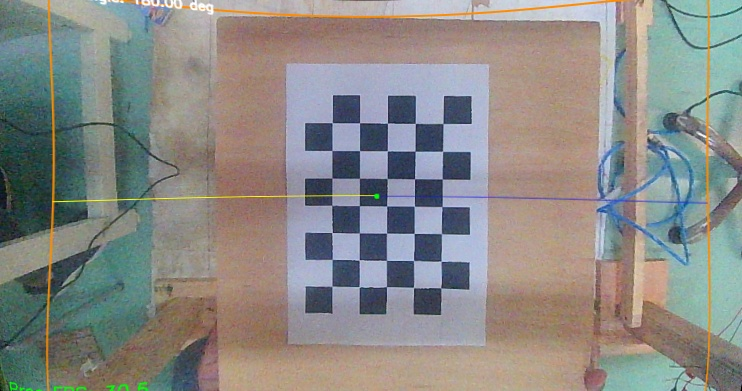
#> input picture calib-images/flat_view.jpg, 742 x 391 px, given in place of the camera
$ python pnp.py
#> lines starting #> are read from the running program, lines starting #| are printed output that depends on the picture; after the words box and inside, x2 and y2 are one past the last pixel; in counts of white or black regions, pixels touching at a corner belong together
### vision_pipeline.py
import cv2
import numpy as np
from vision_camera_config import VisionConfig

class VisionPipeline:
    def __init__(
        self,
        min_contour_area=VisionConfig.MIN_CONTOUR_AREA,
        upper_brightness_limit=VisionConfig.BLACK_BRIGHTNESS_LIMIT,
        target_colors=VisionConfig.TARGET_COLORS,
        debug=VisionConfig.DEBUG,
    ):
#> in capture_and_process, image is the input picture: shape (391, 742, 3); mean B, G, R 134.5, 137.8, 138.4
        self.min_contour_area = min_contour_area
        self.upper_brightness_limit = upper_brightness_limit
        self.target_colors = [c.lower() for c in target_colors]

        self.debug = debug  # >>> NEW: store debug flag

    # --- Homography Calibration Data ---
        # Pixels from your calibration frame
        pts_src = VisionConfig.PTS_SRC
        # Absolute Gantry MM positions
        pts_dst = VisionConfig.PTS_DST

        self.h_matrix, _ = cv2.findHomography(pts_src, pts_dst)

        # Output dimensions for the top-down view (matches your gantry workspace)
        # We will make the image 960x950 to match your mm workspace 1:1
        self.output_w = VisionConfig.OUTPUT_W
        self.output_h = VisionConfig.OUTPUT_H

    # ============================================================
    # >>> NEW: small helper to show images safely (gray or BGR)
    # ============================================================
    def _dbg_show(self, win_name, img, scale=1.0):
        """
        Shows intermediate images. Works for grayscale or BGR.
        """
        if not self.debug:
            return
        if img is None:
            return

        if len(img.shape) == 2:
            vis = cv2.cvtColor(img, cv2.COLOR_GRAY2BGR)
        else:
            vis = img.copy()

        if scale != 1.0:
            vis = cv2.resize(vis, (int(vis.shape[1] * scale), int(vis.shape[0] * scale)))

        cv2.imshow(win_name, vis)
    # ============================================================

    def get_top_down_view(self, img):
        """Warps the image to show the gantry workspace as a flat grid."""
        return cv2.warpPerspective(img, self.h_matrix, (self.output_w, self.output_h))

    # [19 lines left out: function get_real_world_coords, not called in this run]

    # ---------- Color masks for each color ----------
    def _get_color_masks(self, hsv_image):
        masks = {}

        if "brown" in self.target_colors:
            # Cardboard-like brown (tuned for your sample image)
            lower_brown = np.array([8,  40,  40], dtype=np.uint8)
            upper_brown = np.array([25, 255, 255], dtype=np.uint8)
            masks["brown"] = cv2.inRange(hsv_image, lower_brown, upper_brown)

        if "black" in self.target_colors:
            lower_black = np.array([0,   0,   0], dtype=np.uint8)
            upper_black = np.array([180, 255, self.upper_brightness_limit], dtype=np.uint8)
            masks["black"] = cv2.inRange(hsv_image, lower_black, upper_black)

        return masks
    # ------------------------------------------------


    # [113 lines left out: function _find_inner_opening_center, not called in this run]


    def process_vision(self, img):
        color_image = img.copy()
        print("--- Vision Pipeline Execution ---")

        # >>> NEW: show input frame
        self._dbg_show("DBG_0_input", color_image)

        hsv_image = cv2.cvtColor(color_image, cv2.COLOR_BGR2HSV)
        color_masks = self._get_color_masks(hsv_image)
#> color_masks = 2 items

        # >>> NEW: show raw masks (before morphology)
        if "brown" in color_masks:
            self._dbg_show("DBG_raw_brown_mask", color_masks["brown"])
        if "black" in color_masks:
            self._dbg_show("DBG_raw_black_mask", color_masks["black"])

        kernel = cv2.getStructuringElement(cv2.MORPH_RECT, (5, 5))
        output_image = color_image.copy()

        detections = []

        for color_name, mask in color_masks.items():
            # Stage 3: Morphological cleaning
            cleaned_mask = cv2.morphologyEx(mask, cv2.MORPH_CLOSE, kernel, iterations=2)
            cleaned_mask = cv2.morphologyEx(cleaned_mask, cv2.MORPH_OPEN, kernel, iterations=1)

            # >>> NEW: show cleaned masks per color
            self._dbg_show(f"DBG_cleaned_{color_name}_mask", cleaned_mask)

            # Stage 4: Contours
            contours, _ = cv2.findContours(cleaned_mask, cv2.RETR_EXTERNAL, cv2.CHAIN_APPROX_SIMPLE)
            if not contours:
                print(f"No contours found for {color_name}")
                continue

            largest_contour = max(contours, key=cv2.contourArea)
            area = cv2.contourArea(largest_contour)
            print(f"[{color_name}] Largest contour area: {area}")

            # if area < self.min_contour_area:
            if (area/ (1280 * 720)) * 100 < 25: # area threshold as percentage of image area
                print(f"[{color_name}] Contour too small, ignoring.")
                continue

            # Stage 5: minAreaRect on largest contour (outer box or MV)
            rect = cv2.minAreaRect(largest_contour)
            (cx_float, cy_float), (w, h), angle_raw = rect
            cx, cy = int(cx_float), int(cy_float)

            # =====================================================
            # >>> NEW: For brown, replace center with inner union bbox center
            # =====================================================
            inner_box_points = None
            # [11 lines of commented-out code are left out]
            angle_raw = abs(angle_raw)
            if w < h:
                dominant_angle = angle_raw + 90
            else:
                dominant_angle = angle_raw

            print(f"[{color_name}] Angle: {dominant_angle:.2f}°, W: {w:.2f}, H: {h:.2f}, X: {cx}, Y: {cy}")

            #Conversion to real-worlld coordinates
            real_x, real_y, real_angle = self.get_real_world_coords(cx, cy, dominant_angle)

            # Draw outer rectangle
            box = cv2.boxPoints(rect)
            box = np.intp(box)

            if color_name == "brown":
                rect_color = (0, 140, 255)
            elif color_name == "black":
                rect_color = (255, 255, 255)
            else:
                rect_color = (0, 0, 255)

            cv2.drawContours(output_image, [box], 0, rect_color, 2)

            # >>> NEW: draw union bbox for thermopols (green) + center (red)
            if color_name == "brown" and inner_box_points is not None:
                cv2.polylines(output_image, [inner_box_points], True, (0, 255, 0), 2)
                cv2.circle(output_image, (cx, cy), 7, (0, 0, 255), -1)

            # Draw orientation line (unchanged, still based on outer rect angle)
            line_length = int(max(w, h) // 2)
            orientation_rad = np.radians(dominant_angle)

            x_end = int(cx + line_length * np.cos(orientation_rad))
            x_start = int(cx - line_length * np.cos(orientation_rad))
            y_end = int(cy - line_length * np.sin(orientation_rad))
            y_start = int(cy + line_length * np.sin(orientation_rad))

            cv2.line(output_image, (x_start, y_start), (x_end, y_end), (0, 255, 255), 1)
            cv2.line(output_image, (cx, cy), (int(cx + line_length), cy), (255, 0, 0), 1, cv2.LINE_AA)
            cv2.circle(output_image, (cx, cy), 5, (0, 255, 0), -1)

            detections.append({
                "color": color_name,
                "angle": dominant_angle,
                "center": (cx, cy),
                "w": w,
                "h": h,
                "rect": rect,
                "box_points": box,
                "real_world": (real_x, real_y, real_angle)
            })

            print(f"[{color_name}] Real-World -> X: {real_x:.1f} mm, Y: {real_y:.1f} mm, Angle: {real_angle:.2f}°")
#> this loop made 2 passes
#> (color_name, area) on passes 1 to 2: ('brown', 160741.5), ('black', 1079.5)
#> (printed output is left out)
#> pass 1, in process_vision, `cleaned_mask = cv2.morphologyEx(mask, cv2.MORPH_CLOSE, kernel, iterati..`:
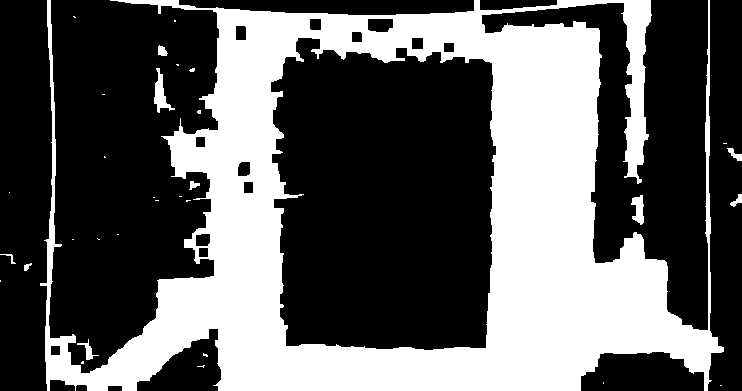
#> cleaned_mask: shape (391, 742); 37.2% white; 32 white regions (22 under 20 px), largest, box (x1, y1, x2, y2) and area: (40, 0, 724, 391) 106853, (154, 68, 175, 113) 356, (631, 195, 644, 225) 248
#> pass 1, in process_vision, `cleaned_mask = cv2.morphologyEx(cleaned_mask, cv2.MORPH_OPEN, kernel, ..`:
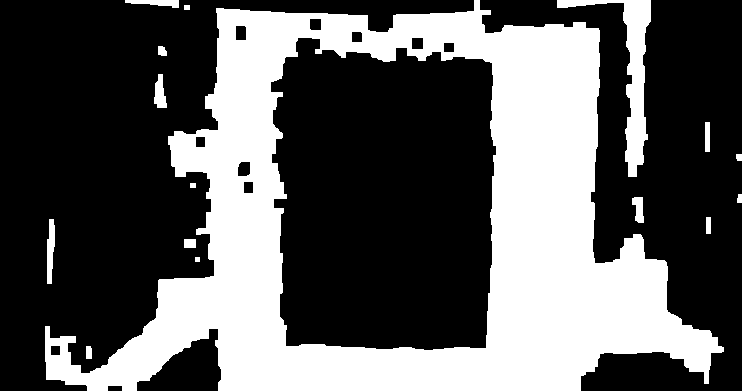
#> cleaned_mask: shape (391, 742); 36.1% white; 16 white regions, largest, box (x1, y1, x2, y2) and area: (45, 0, 724, 391) 99295, (557, 0, 651, 177) 3512, (47, 219, 55, 284) 390
#> pass 2, in process_vision, `cleaned_mask = cv2.morphologyEx(cleaned_mask, cv2.MORPH_OPEN, kernel, ..`:
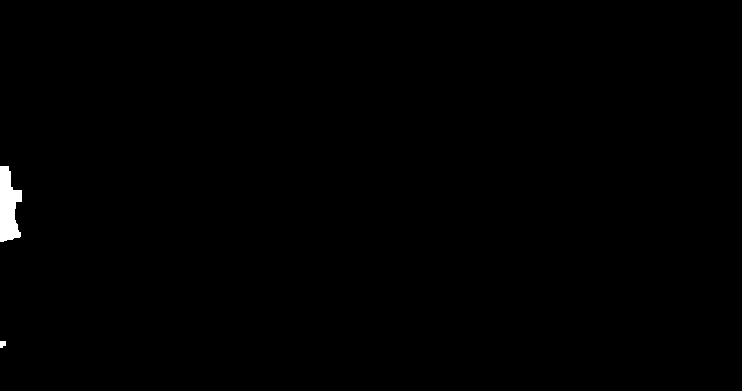
#> cleaned_mask: shape (391, 742); 0.42% white; 2 white regions, box (x1, y1, x2, y2) and area: (0, 166, 22, 242) 1175, (0, 341, 6, 348) 36
#> after the loop, detections = []

        # Labels (unchanged)
        if detections:
            y0 = 30
            dy = 25
            for i, det in enumerate(detections):
                text = f"{det['color'].capitalize()} Box Angle: {det['angle']:.2f} deg"
                cv2.putText(output_image, text, (20, y0 + i * dy),
                            cv2.FONT_HERSHEY_SIMPLEX, 0.7, (255, 255, 255), 2, cv2.LINE_AA)
        else:
            msg = "Waiting for Black/Brown Boxes..."
            print(msg)
            cv2.putText(output_image, msg, (20, 30),
                        cv2.FONT_HERSHEY_SIMPLEX, 0.7, (255, 255, 255), 2, cv2.LINE_AA)
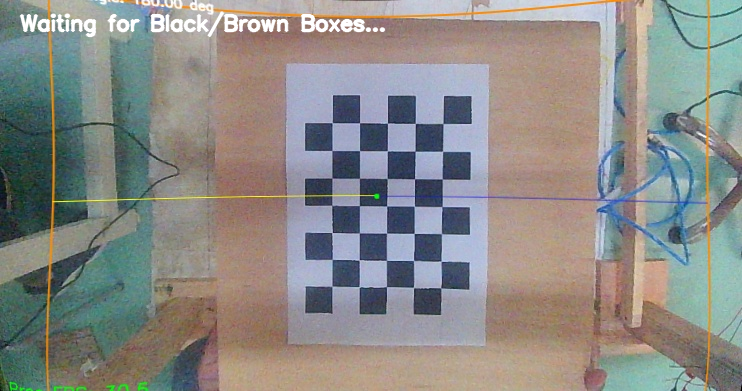
#> output_image: shape (391, 742, 3); 1.46% of pixels changed, all inside (x1, y1, x2, y2) = (19, 11, 386, 38)

        # >>> NEW: show final output
        self._dbg_show("DBG_output_final", output_image)

        # >>> NEW: IMPORTANT - allow imshow windows to refresh
        # call cv2.waitKey(1) in your main loop too, but this ensures refresh here
        if self.debug:
            cv2.waitKey(1)

        vis_angle = detections[0]['angle'] if detections else 0.0
#> vis_angle = 0

        # Generate the Top-Down View
        top_down_img = self.get_top_down_view(img)

        # (Optional) Draw a grid on the top-down view to check accuracy
        for x in range(0, self.output_w, 100):
            cv2.line(top_down_img, (x, 0), (x, self.output_h), (50, 50, 50), 1)
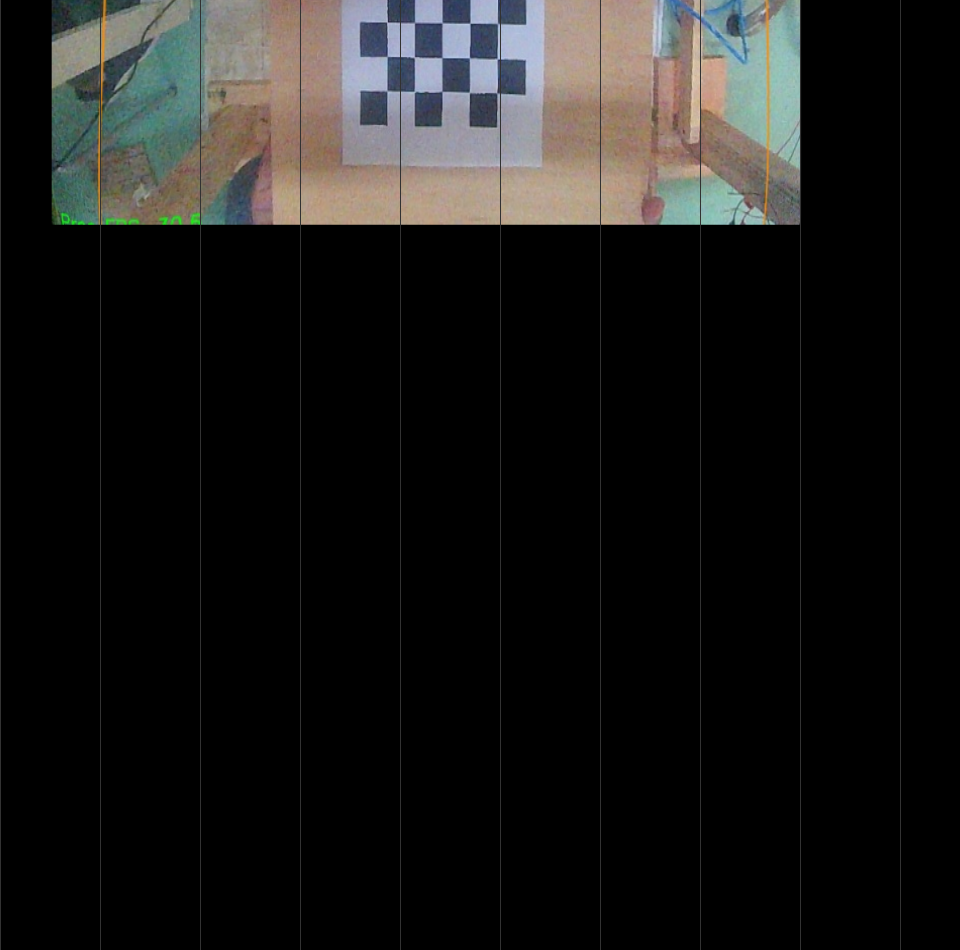
#> top_down_img: shape (950, 960, 3); mean B, G, R 23.9, 25.1, 25.6
        for y in range(0, self.output_h, 100):
            cv2.line(top_down_img, (0, y), (self.output_w, y), (50, 50, 50), 1)
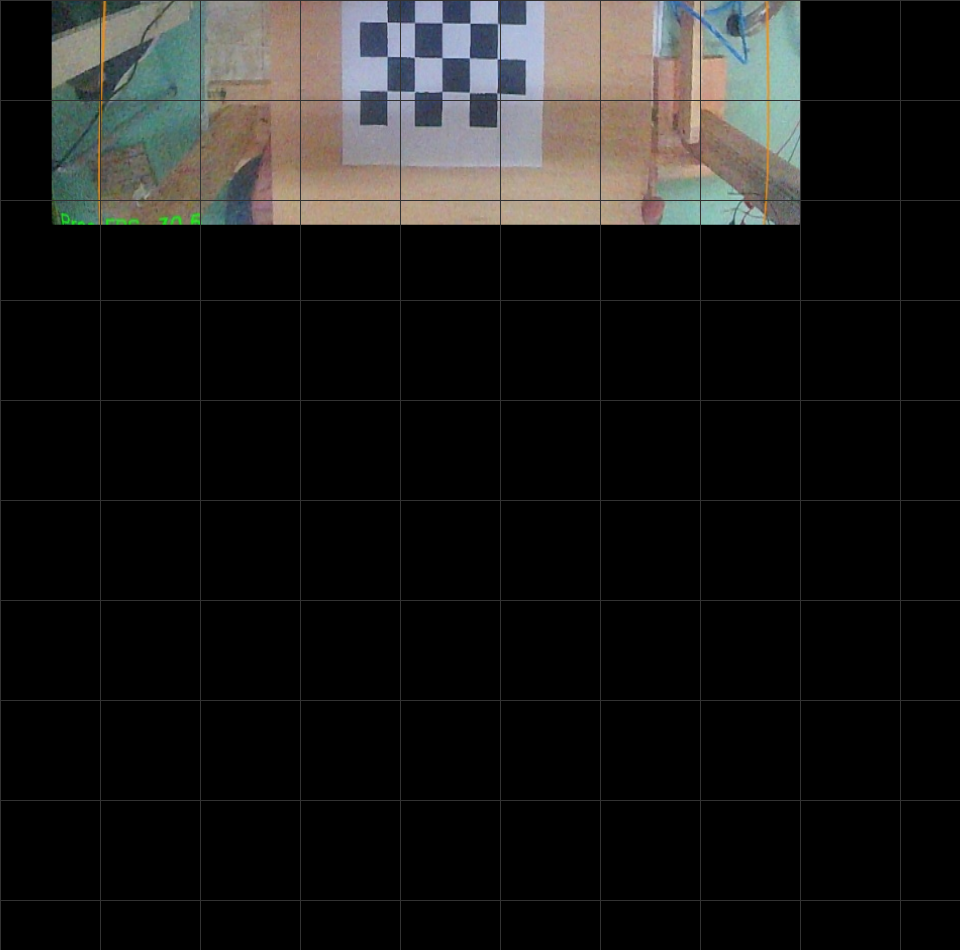
#> top_down_img: shape (950, 960, 3); 1.04% of pixels changed, all inside (x1, y1, x2, y2) = (1, 0, 960, 901)

        # return output_image, vis_angle
        return output_image, top_down_img, detections
        #return output_image, top_down_img

### pnp.py
#!/usr/bin/env python3
"""
Microwave Picking System using PnP with Existing Vision Pipeline
Integrates with VisionPipeline class for detection and PnP for 3D pose estimation
Prints calculated coordinates for picking
"""

import numpy as np
import cv2
import time
from typing import Tuple, Optional, Dict, List
from vision_pipeline import VisionPipeline  # Your existing vision class

# ============================================================================
# CONFIGURATION SECTION
# ============================================================================

# Microwave dimensions (from your real-world measurements, in millimeters)
MICROWAVE_WIDTH = 431.8
MICROWAVE_DEPTH = 609.6
MICROWAVE_HEIGHT = 355.6

# Camera calibration parameters (from your calibration script)
CAMERA_MATRIX = np.array([
    [495.38761596, 0, 377.41128188],
    [0, 494.91430573, 185.37079933],
    [0, 0, 1]
], dtype=np.float32)

DISTORTION_COEFFS = np.array([
    -0.34501892, 0.0869633463, -0.00207301019, 0.000315849315, 0.11223285
], dtype=np.float32)

# Camera mounting position in gantry coordinates (YOU MUST CALIBRATE THESE!)
CAMERA_MOUNT_X = 420  # mm - fixed X position (center of workspace)
CAMERA_MOUNT_Z = 1143  # mm - fixed height above workspace
CAMERA_MOUNT_Y =  540   # mm - current Y position (camera moves in Y direction)

# Pick parameters
APPROACH_HEIGHT_OFFSET = 0   # mm - safe distance above microwave

# ============================================================================
# MICROWAVE 3D MODEL - OBJECT COORDINATES
# ============================================================================

# [322 lines left out: functions create_microwave_3d_model, order_corners_for_pnp, estimate_microwave_pose, transform_to_gantry_coordinates, verify_microwave_flat, verify_workspace_limits and 1 more, not called in this run]

# ============================================================================
# MODIFIED CAMERA INTERFACE (INTEGRATES WITH YOUR VISION PIPELINE)
# ============================================================================

class CameraInterface:
    """
    Interface to capture images from camera and process with VisionPipeline.
    """

    def __init__(self, camera_id: int = 2):
        self.camera = cv2.VideoCapture(camera_id)
        if not self.camera.isOpened():
            raise RuntimeError("Could not open camera")

        # Set camera properties (adjust as needed)
        self.camera.set(cv2.CAP_PROP_FRAME_WIDTH, 1280)
        self.camera.set(cv2.CAP_PROP_FRAME_HEIGHT, 720)

        # Initialize your vision pipeline
        self.vision = VisionPipeline(debug=False)  # Set debug=False to reduce windows

    def capture_and_process(self) -> Tuple[Optional[np.ndarray], Optional[np.ndarray], Optional[Dict]]:
        """
        Capture image and process with vision pipeline.

        Returns:
            Tuple of (output_image, top_down_image, detection_info)
            detection_info contains: color, angle, center, real_world, box_points
            Returns (None, None, None) if no detection
        """
        ret, image = self.camera.read()
        if not ret:
            raise RuntimeError("Failed to capture image")

        # Process with your vision pipeline
        # NOTE: Your VisionPipeline needs to return detections!
        # You need to modify it to return: return output_image, top_down_image, detections
        output_image, top_down_image, detections = self.vision.process_vision(image)
#> detections = []

        # Find the black detection (microwave)
        microwave_detection = None
        for det in detections:
            if det['color'] == 'black':
                microwave_detection = det
                break
#> this loop made 0 passes

        return output_image, top_down_image, microwave_detection

    def release(self):
        """Release camera resources"""
        self.camera.release()

# ============================================================================
# MAIN FUNCTION
# ============================================================================

def main():
    """
    Main function: Run PnP pipeline and print coordinates for picking.
    """
    print("="*70)
    print("🎯 MICROWAVE PICKING SYSTEM - PNP COORDINATE CALCULATOR")
    print("="*70)
    print("\nThis system will:")
    print("  1. Detect microwave using vision pipeline")
    print("  2. Calculate 3D pose using PnP algorithm")
    print("  3. Print pick coordinates in gantry space")
    print("  4. Show visual feedback (press 'q' to quit)")
    print("\n" + "="*70)

    # Initialize camera
    print("\n📷 Initializing camera...")
    camera = CameraInterface()
    print("   ✅ Camera ready")

    # Current camera Y position (you can update this based on actual position)
    current_camera_y = CAMERA_MOUNT_Y
    print(f"   📍 Camera Y position: {current_camera_y} mm")

    try:
        while True:
            # Capture and process image
            output_image, top_down_image, detection = camera.capture_and_process()

            if output_image is None: # It could be detection
                print("❌ Failed to capture/process image")
                continue

            # # Show images -- no need to at the moment
            cv2.imshow("Vision Output", output_image)
            # cv2.imshow("Top Down View", top_down_image)

            # If microwave detected, process with PnP
            if detection:
                print("\n🔔 Microwave detected!")
                pick_pose = process_microwave_detection(detection, current_camera_y)

                if pick_pose:
                    print("\n💡 SUGGESTED PICK SEQUENCE:")
                    print(f"   1. Move to approach: X={pick_pose['x']:.2f}, Y={pick_pose['y']:.2f}, Z={pick_pose['z'] + APPROACH_HEIGHT_OFFSET:.2f}")
                    print(f"   2. Move down to pick: X={pick_pose['x']:.2f}, Y={pick_pose['y']:.2f}, Z={pick_pose['z']:.2f}")
                    print(f"   3. Close gripper")
                    #print(f"   4. Lift to: Z={pick_pose['z'] + LIFT_HEIGHT:.2f}")

                    # Wait a bit before next detection
                    time.sleep(3)
            else:
                print("\r⏳ Waiting for microwave detection...", end="", flush=True)

            # Check for quit key
            key = cv2.waitKey(1) & 0xFF
#> (key q is pressed here)
            if key == ord('q') or key == ord('Q'):
                print("\n\n👋 User requested quit")
                break

    except KeyboardInterrupt:
        print("\n\n⚠️ Process interrupted by user")
    except Exception as e:
        print(f"\n❌ Error: {e}")
        import traceback
        traceback.print_exc()
    finally:
        # Cleanup
        camera.release()
        cv2.destroyAllWindows()
        print("\n✅ System shutdown complete")

# ============================================================================
# TEST FUNCTION (USING SAMPLE IMAGE)
# ============================================================================

# [51 lines left out: function test_with_sample_image, not called in this run]

# ============================================================================
# ENTRY POINT
# ============================================================================

if __name__ == "__main__":
    import argparse

    parser = argparse.ArgumentParser(description='Microwave Picking PnP Calculator')
    parser.add_argument('--test', type=str, metavar='IMAGE_PATH',
                       help='Test with sample image file instead of live camera')
    parser.add_argument('--camera-y', type=float, default=CAMERA_MOUNT_Y,
                       help=f'Camera Y position in mm (default: {CAMERA_MOUNT_Y})')
    parser.add_argument('--camera-x', type=float, default=CAMERA_MOUNT_X,
                       help=f'Camera X position in mm (default: {CAMERA_MOUNT_X})')
    parser.add_argument('--camera-z', type=float, default=CAMERA_MOUNT_Z,
                       help=f'Camera Z position in mm (default: {CAMERA_MOUNT_Z})')

    args = parser.parse_args()

    # Update camera position if provided
    CAMERA_MOUNT_X = args.camera_x
    CAMERA_MOUNT_Z = args.camera_z
    CAMERA_MOUNT_Y = args.camera_y

    if args.test:
        # Test mode with sample image
        test_with_sample_image(args.test)
    else:
        # Normal mode with live camera
        main()
